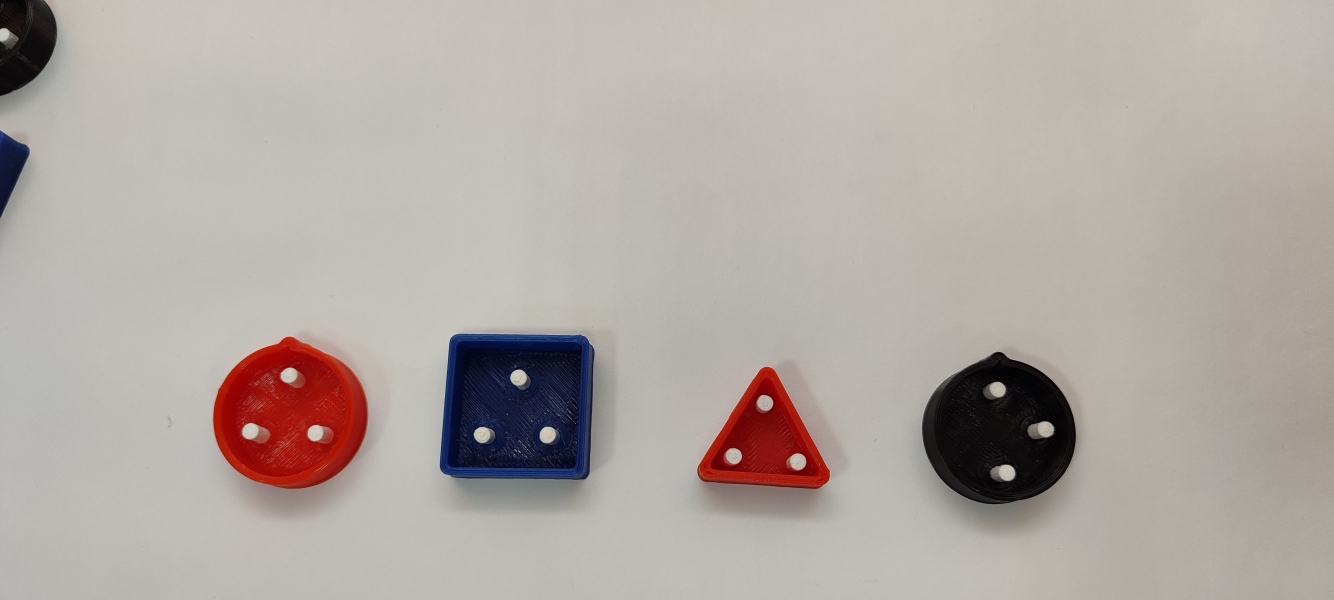
#> input picture first_stage/engineering_tour/3_task/images/IMG_20240823_164621.jpg, 4000 x 1800 px (shown at 1/3 size); its folder holds only this picture in this run
$ python -i eval.py   (imports and definitions only)
#> lines starting #> are read from the running program, lines starting #| are printed output that depends on the picture; after the words box and inside, x2 and y2 are one past the last pixel; in counts of white or black regions, pixels touching at a corner belong together
#> further down, picture is the input picture: shape (1800, 4000, 3); mean B, G, R 163.8, 169.2, 177.2
# -*- coding: utf-8 -*-
import cv2
import numpy as np


# [11 lines left out: function load_images, not called in this run]


def check_need_connection(image: np.ndarray):
    """Проверка на нужный разъём зарядки"""

#--------------------------------------------
    #блок в котором мы находим координату центра круглого разьема путем нахождения маленькой синей окружности нарисованной ранее в центре
    gray = cv2.cvtColor(image, cv2.COLOR_BGR2GRAY)
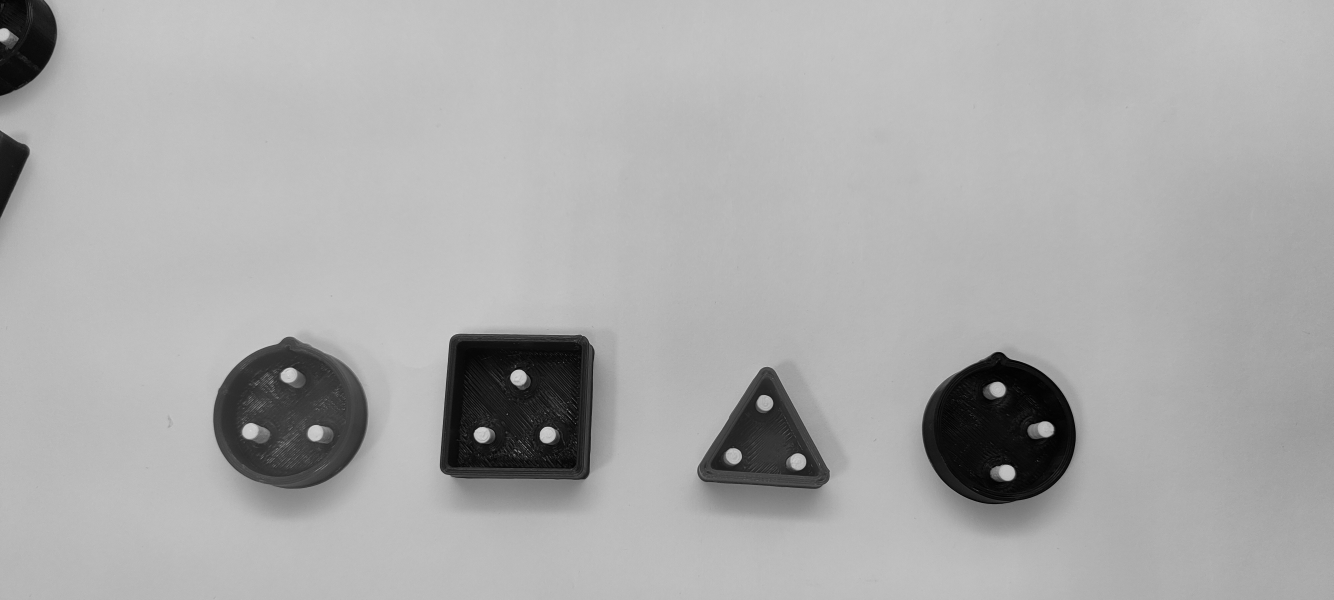
#> gray: shape (1800, 4000) (shown at 1/3 size); min 0, max 225, mean 171
    gray_copy = gray.copy()         #копию серого изображения используем для нахождения центра
    #а оригинал серого изображения для посика координат белых коннекторов

    mask = (gray >= 29) & (gray <= 29) #значение синего цвета в сером диапозоне
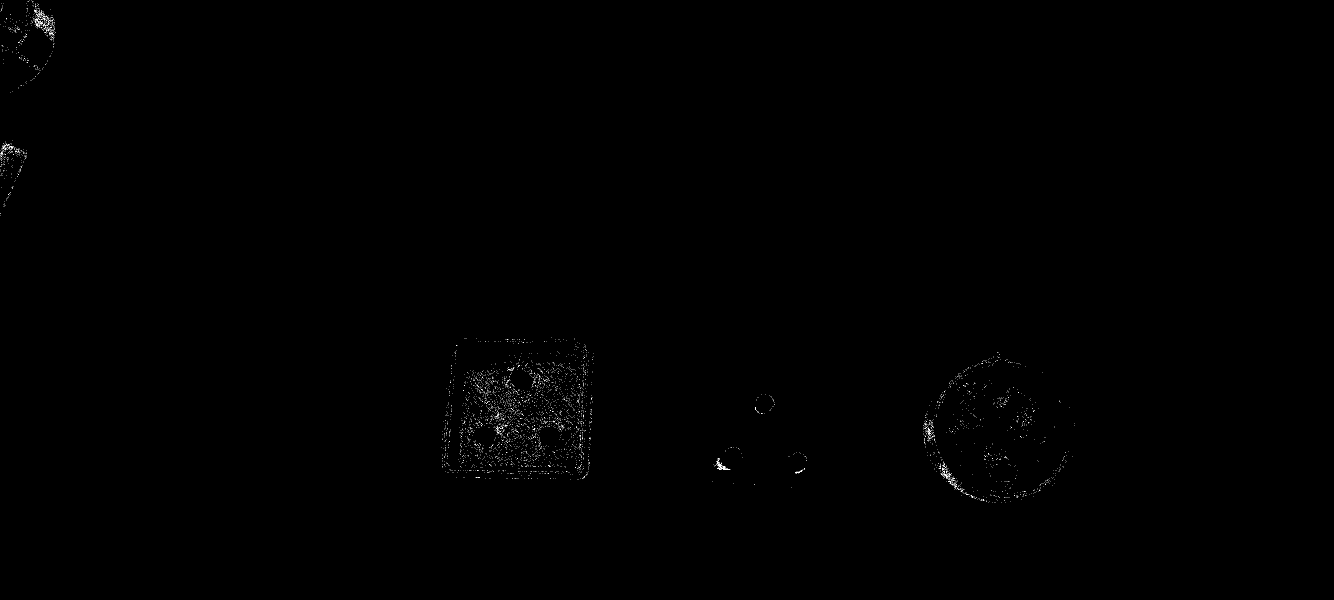
#> mask: shape (1800, 4000) bool (shown at 1/3 size); 0.1% white in thin lines or dots, all inside (x1, y1, x2, y2) = (0, 0, 3225, 1508)
    gray_copy[mask] = 255               #найденные синие пиксели заменяем на белые чтобы использовать потом функцию findContours
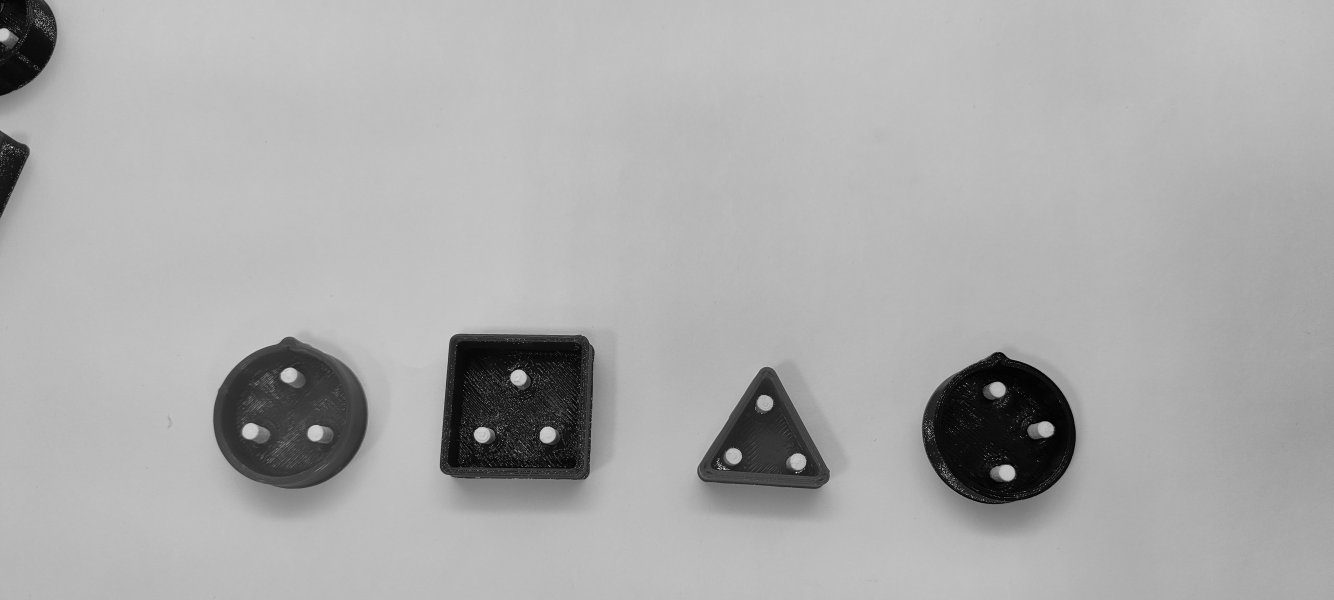
#> gray_copy: shape (1800, 4000) (shown at 1/3 size); 0.1% of pixels changed, all inside (x1, y1, x2, y2) = (0, 0, 3225, 1508)
    gray_copy[~mask] = 0                 # все остальные пиксели станут черными

    contours, _ = cv2.findContours(gray_copy, cv2.RETR_EXTERNAL, cv2.CHAIN_APPROX_SIMPLE)
#> contours = 4543 contours, 4541 with area under 20; largest, box (x1, y1, x2, y2) and area: (2150, 1390, 2166, 1401) 26, (2167, 1399, 2182, 1410) 24

    x_center, y_center, w, h = cv2.boundingRect(contours[0])
#> x_center = 3003; y_center = 1507; w = 1; h = 1
    #т к контур состоящий из чистых синих пикселей будет один то берем первым и единственный контур
#--------------------------------------------------------

    #блок где находим координаты торчащих коннекторов, которые представляют из себя белые окружности
    ret, thresh = cv2.threshold(gray, 160, 255, cv2.THRESH_BINARY)  #пиксели до 160 в сером диапозоне станут черными, а нужные нам белые коннекторы останутся белыми
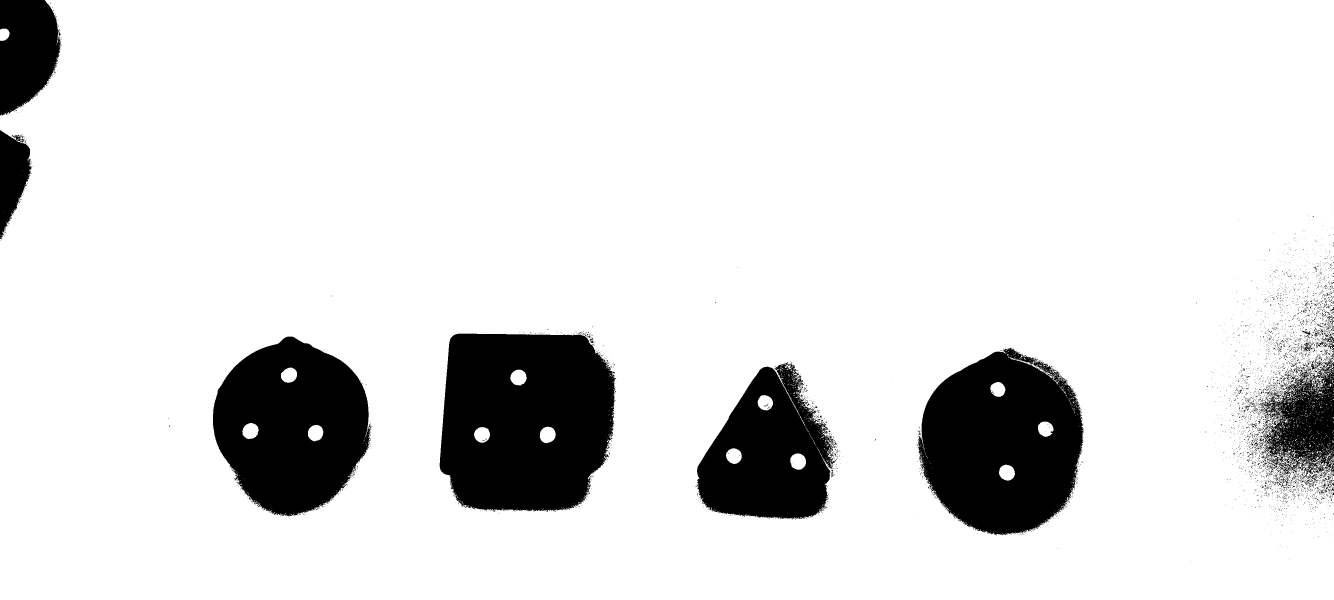
#> thresh: shape (1800, 4000) (shown at 1/3 size); 87.8% white; 4772 black regions (4629 under 20 px)
    contours, _ = cv2.findContours(thresh, cv2.RETR_EXTERNAL, cv2.CHAIN_APPROX_SIMPLE)
#> contours = 1196 contours, 1178 with area under 20; largest, box (x1, y1, x2, y2) and area: (0, 0, 4000, 1800) 7078056, (0, 86, 29, 123) 828, (3936, 1398, 3959, 1417) 66, (3872, 1349, 3890, 1378) 64, (3824, 1214, 3845, 1239) 61

    charging_connectors = []   #массив для хранения размеров прямоугольников описанных вокруг коннекторов
    for contour in contours:
        area = cv2.contourArea(contour) # находим площадь контура
        if 100 < area < 400:           # фильтруем контур от помех
            x, y, w, h = cv2.boundingRect(contour)
            # cv2.rectangle(image, (x, y), (x + w, y + h), (0, 255, 0), 2)
            charging_connectors.append([x, y, w, h])
#> this loop made 1196 passes
#> area on passes 16, 29, 40: 65.5, 29.5, 41.5
#> after the loop, charging_connectors = []

    sort_charging_connectors = sorted(charging_connectors, key = lambda list_: list_[0])
#> sort_charging_connectors = []
    #сортируем контуры по возрастанию координаты x

    # cv2.imshow("gray_image", gray_copy)
    # cv2.imshow("cut", thresh)

#> (the run stopped early here; a loop or call above may not have finished)
